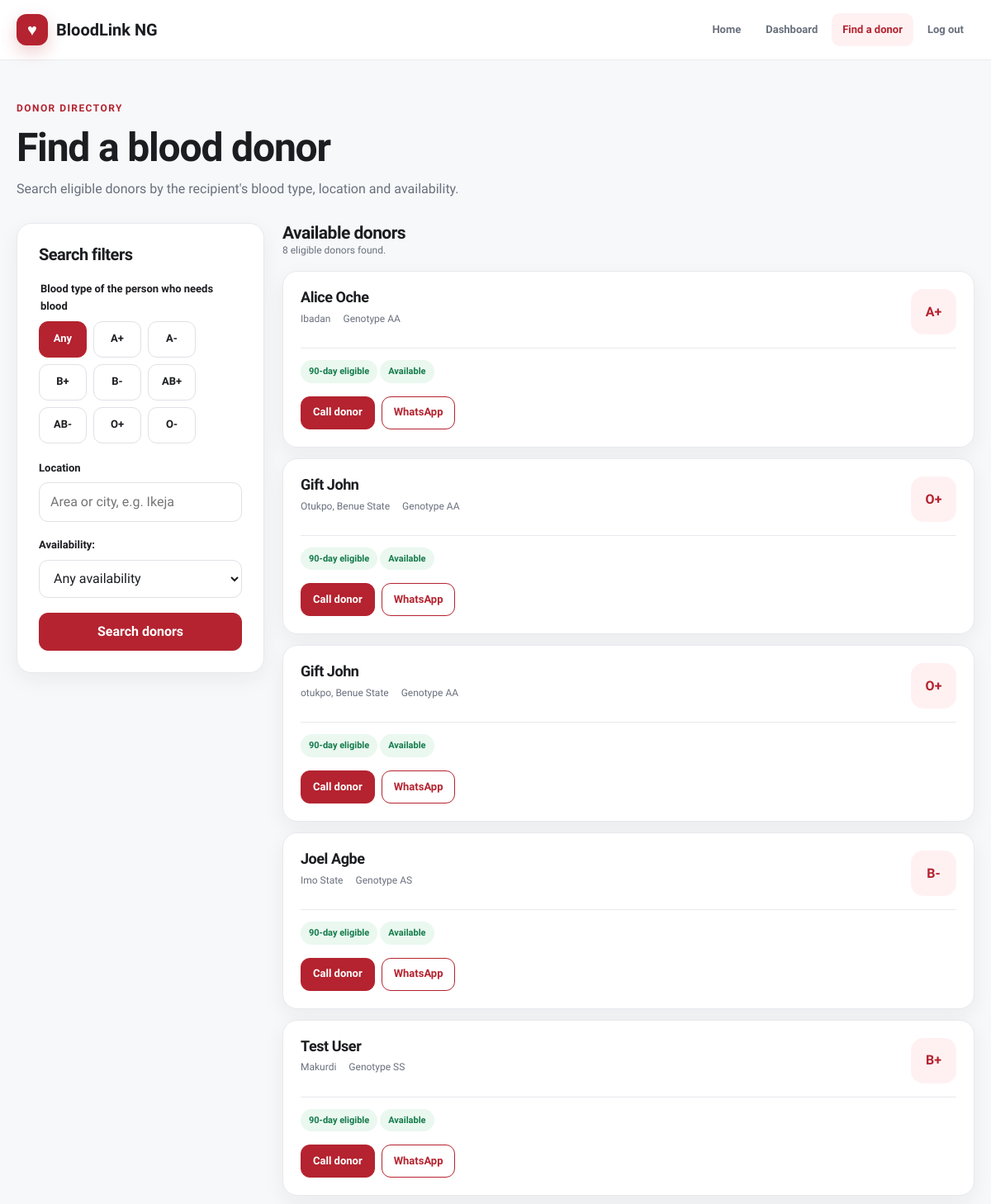
Before: /search/ (signed in, upper part) with the older database file.
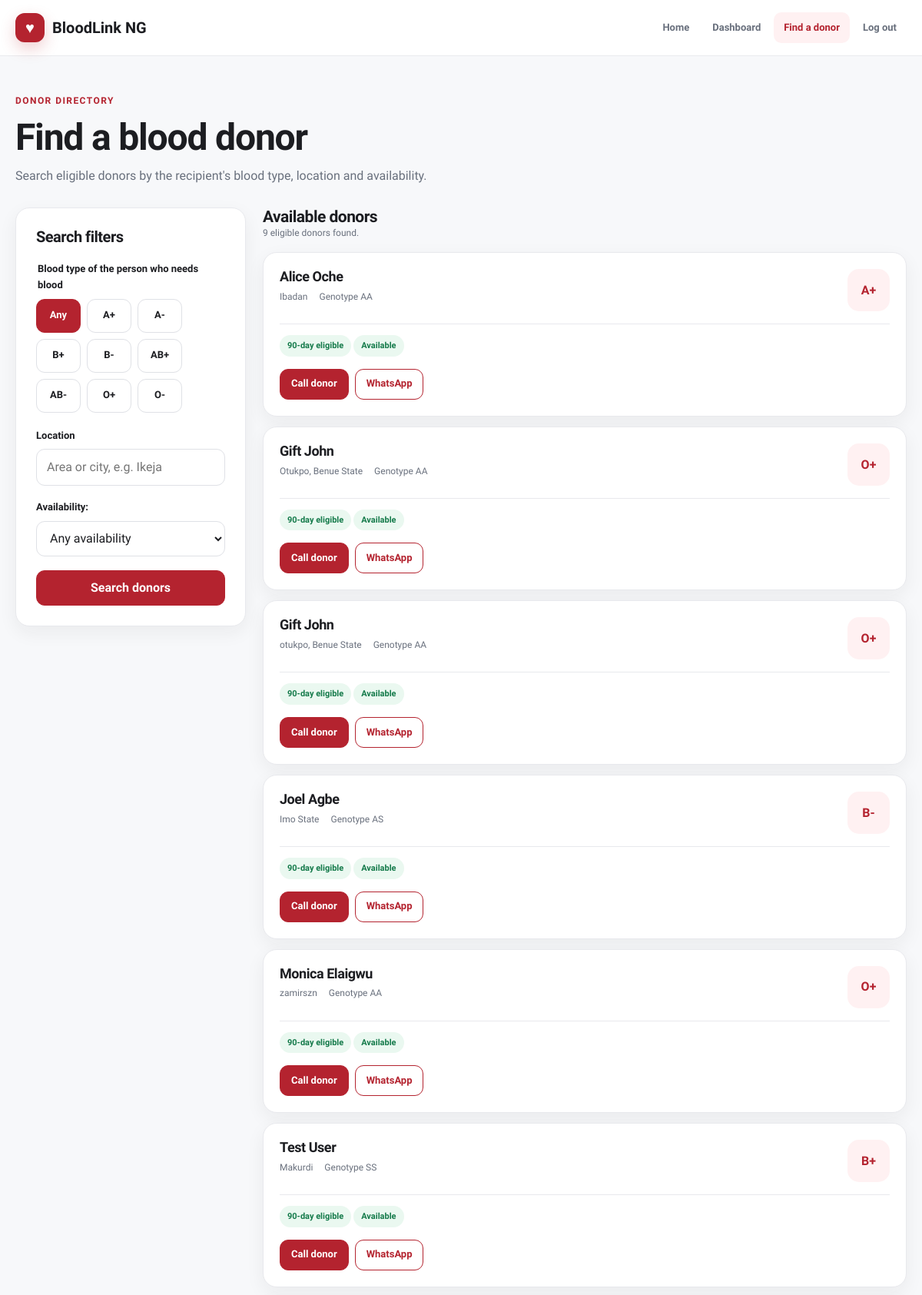
After: the same page with the newer database file.
### donors/models.py (models this page shows, shortened)
class Donor(models.Model):
    user = models.OneToOneField(
        settings.AUTH_USER_MODEL,
        null=True,
        blank=True,
        on_delete=models.CASCADE,
        related_name="donor",
    )
    name = models.CharField(max_length=100)
    blood_type = models.CharField(max_length=3)
    genotype = models.CharField(max_length=2)
    location = models.CharField(max_length=200)
    phone = models.CharField(max_length=20)
    last_donation = models.DateField(null=True, blank=True)
    availability = models.BooleanField(default=True)
    @property
    def tel_phone(self):
        raw = (self.phone or "").strip()
        if not raw:
            return ""
        digits = re.sub(r"\D", "", raw)
        if not digits:
            return ""
        return f"+{digits}" if raw.startswith("+") else digits
    @property
    def whatsapp_phone(self):
        digits = re.sub(r"\D", "", self.phone or "")
        if not digits:
            return ""
        if digits.startswith("0"):
            return "234" + digits[1:]
        return digits
    def whatsapp_url(self, recipient_type=""):
        number = self.whatsapp_phone
        if not number:
            return ""
        need = f"{recipient_type} blood" if recipient_type else "blood"
        text = (
            f"Hello {self.name}, I found you on BloodLink NG. "
            f"Someone needs {need}. Are you able to donate?"
        )
        return f"https://wa.me/{number}?text={quote(text)}"

### donors/views.py (the view, shortened to what this page needs)
# urls.py: path("search/", search_donors, name="search_donors"),
@login_required(login_url="login")
def search_donors(request):
    form = DonorSearchForm(request.GET or None)
    donors = Donor.objects.all()
    recipient_type = ""
    ninety_days_ago = date.today() - timedelta(days=90)
    donors = donors.filter(
        Q(last_donation__isnull=True)
        | Q(last_donation__lte=ninety_days_ago)
    )
    me = current_donor(request)
    if me is not None:
        donors = donors.exclude(pk=me.pk)
    if recipient_type:
        donors = donors.annotate(
            type_rank=Case(
                When(blood_type=recipient_type, then=Value(0)),
                default=Value(1),
                output_field=IntegerField(),
            )
        ).order_by("-availability", "type_rank", "name")
    else:
        donors = donors.order_by("-availability", "name")
    donors = list(donors)
    for donor in donors:
        donor.wa_url = donor.whatsapp_url(recipient_type)
    return render(request, "donors/search.html", {
        "form": form,
        "donors": donors,
        "recipient_type": recipient_type,
        "compatible_types": compatible_donor_types(recipient_type),
        "searched": bool(request.GET),
        "ninety_days_ago": ninety_days_ago,
    })

### donors/forms.py
class DonorSearchForm(ControlMixin, forms.Form):
    blood_type = forms.ChoiceField(
        label="Blood type of the person who needs blood",
        help_text=(
            "We list donors whose blood the patient can safely receive. "
            "Choose \"Any\" to list every eligible donor without checking "
            "compatibility."
        ),
        choices=[("", "Any")] + [(t, t) for t in ALL_BLOOD_TYPES],
        initial="",
        required=False,
        widget=forms.RadioSelect,
    )
    location = forms.CharField(
        max_length=200,
        required=False,
        label="Location",
        widget=forms.TextInput(attrs={
            "placeholder": "Area or city, e.g. Ikeja",
        }),
    )
    availability = forms.ChoiceField(
        choices=[
            ("", "Any availability"),
            ("True", "Available"),
            ("False", "Not available"),
        ],
        required=False,
        label="Availability"
    )

### donors/compatibility.py (called while the page is built)
def compatible_donor_types(recipient_type):
    if not recipient_type:
        return []
    return COMPATIBILITY.get(recipient_type, [])

### donors/templates/donors/search.html (shortened to what this page needs)
{% extends "donors/base.html" %}
{% block content %}
<main class="page">
<div class="container">
  <div class="page-head">
    <div class="eyebrow">Donor directory</div>
    <h1>Find a blood donor</h1>
    <p>Search eligible donors by the recipient's blood type, location and availability.</p>
  </div>
  <div class="search-layout">
    <aside class="card search-filters">
      <h2 style="font-size:20px;margin-bottom:20px">Search filters</h2>
      <form method="GET">
        {% include "donors/choice_group.html" with field=form.blood_type %}
        {% include "donors/_field.html" with field=form.location %}
        <div class="field">{{ form.availability.label_tag }}{{ form.availability }}</div>
        <button class="btn btn-block" type="submit">Search donors</button>
      </form>
    </aside>
    <section>
      <div class="results-head">
        <div><h2>Available donors</h2><p>{% if donors %}{{ donors|length }} eligible donor{{ donors|length|pluralize }} found.{% else %}No matching donors found.{% endif %}</p></div>
      </div>
      <div class="donor-list">
      {% for donor in donors %}
        <article class="card donor-card">
          <div class="donor-card-head">
            <div><h3 class="donor-name">{{ donor.name }}</h3><div class="donor-meta"><span>{{ donor.location }}</span><span>Genotype {{ donor.genotype }}</span></div></div>
            <div class="blood-badge">{{ donor.blood_type }}</div>
          </div>
          <div class="donor-status">
            <span class="pill pill-ok">90-day eligible</span>
            {% if donor.availability %}<span class="pill pill-ok">Available</span>{% else %}<span class="pill pill-off">Not available</span>{% endif %}
          </div>
          <div class="donor-actions">
            {% if donor.tel_phone %}<a class="btn btn-sm" href="tel:{{ donor.tel_phone }}">Call donor</a>{% endif %}
            {% if donor.wa_url %}<a class="btn btn-sm btn-ghost" href="{{ donor.wa_url }}" target="_blank" rel="noopener">WhatsApp</a>{% endif %}
          </div>
        </article>
      {% empty %}
        <div class="card empty-state"><div class="drop">⌕</div><h3>No donors matched</h3><p class="muted" style="margin:8px auto 18px;max-width:500px">Try another blood type, location or availability filter.</p><a class="btn btn-ghost" href="{% url 'search_donors' %}">Clear filters</a></div>
      {% endfor %}
      </div>
    </section>
  </div>
</div>
</main>
{% endblock %}

Changed rows visible on the page:
added Donor: name "Monica Elaigwu", location "zamirszn", genotype "AA", blood_type "O+", availability "Available"
Other visible differences:
{{ donors|length }}: "8" → "9"
